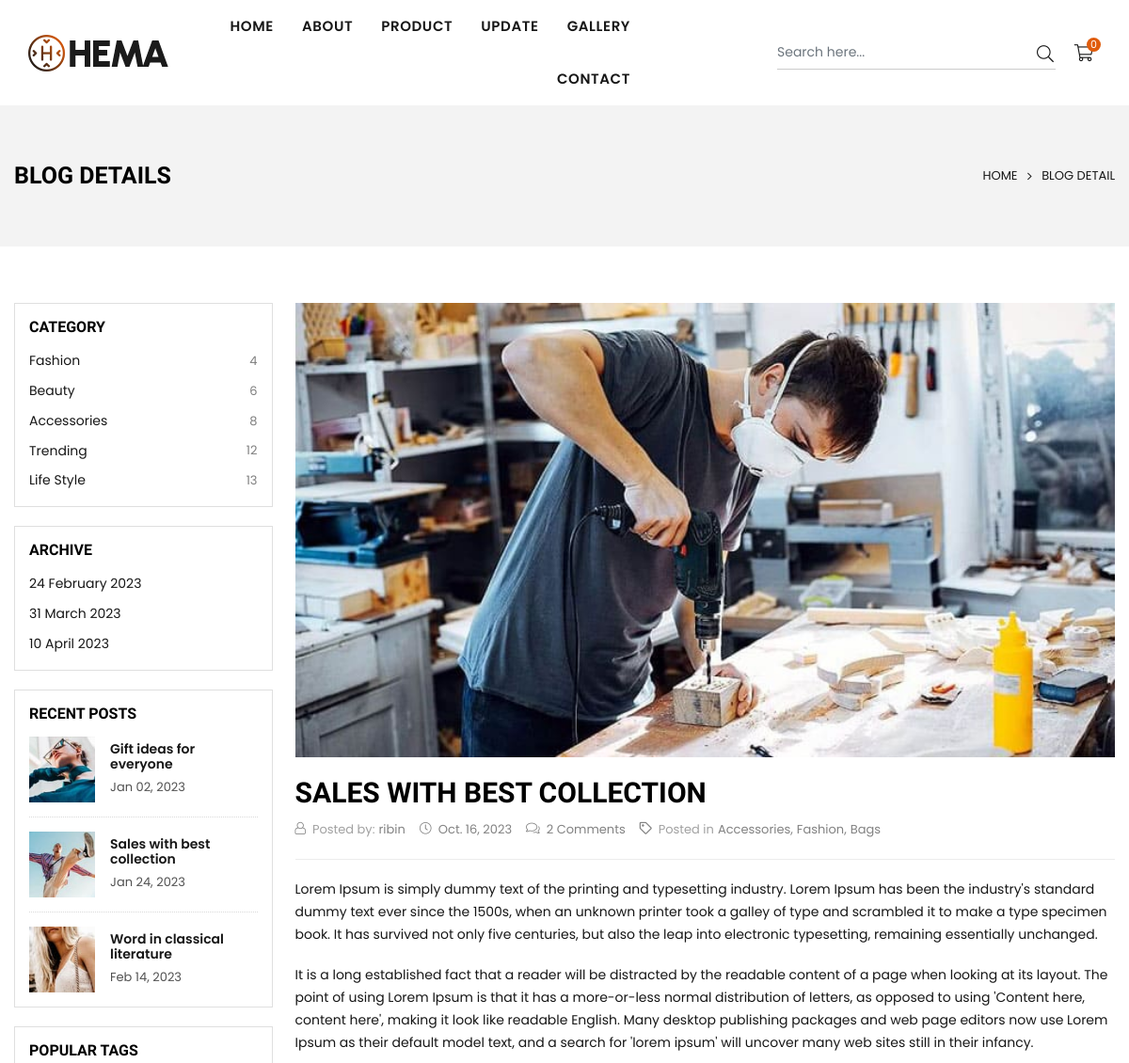
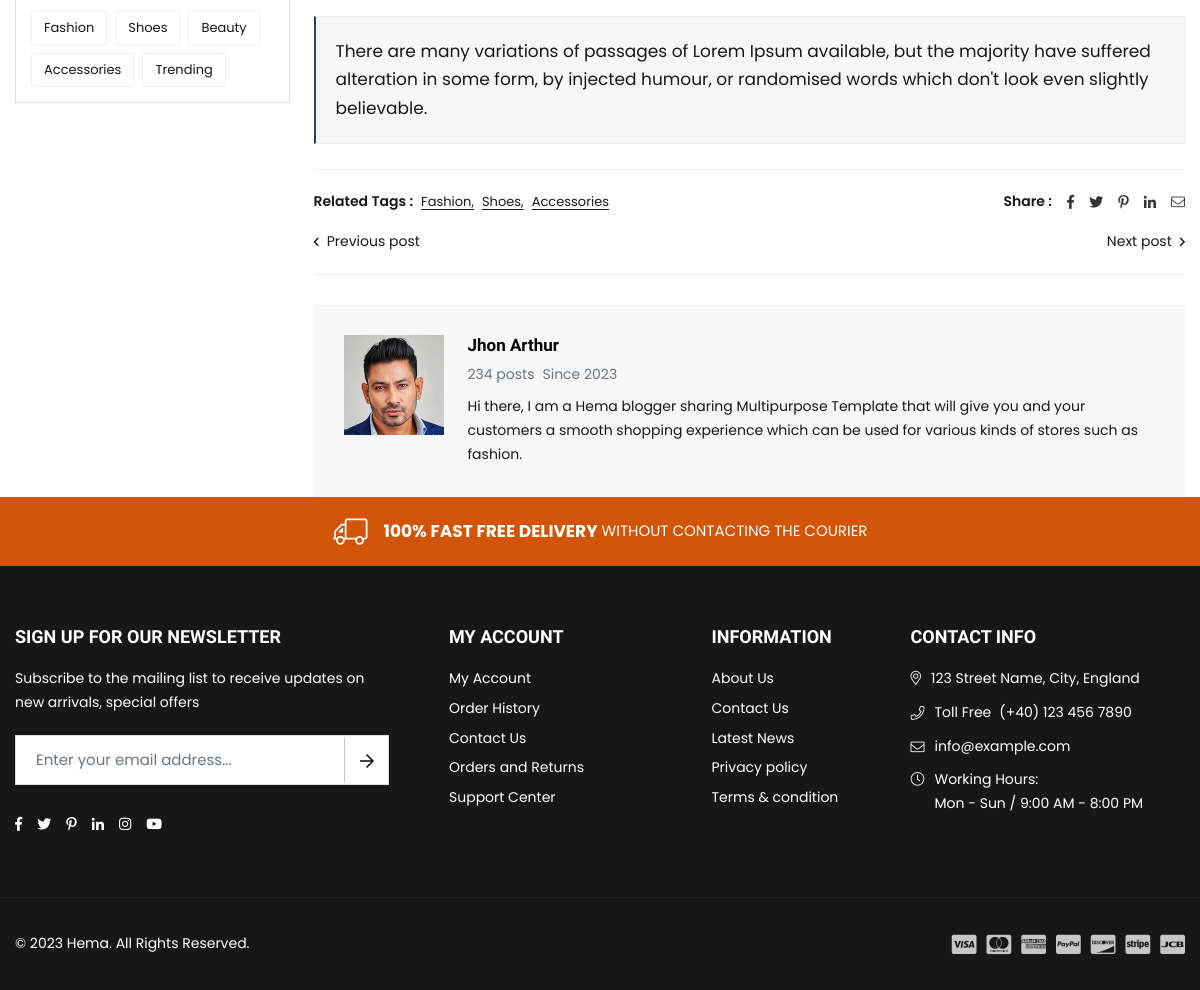
Page /blog/1/ on the committed database (2 pictures, top to bottom).
### web/models.py (models this page shows, shortened)
class Blog(models.Model):
    author=models.CharField(max_length=20,)
    title=models.CharField(max_length=225,)
    date = models.DateField()
    image =models.ImageField()
    content= HTMLField(blank=True, null=True)

### web/views.py (the view)
# urls.py: path('blog/<int:id>/', views.blog_detail, name='blog_detail'),
def blog_detail(request, id):
    blog = Blog.objects.get(id=id)
    context = {'blog': blog}
    return render(request, 'web/blog-detail.html', context)

### templates/web/blog-detail.html
{% extends "web/partials/base.html" %}
{% load static %}
{% block content %}
        <div class="page-wrapper">
            <div id="page-content">
                <div class="page-header text-center">
                    <div class="container">
                        <div class="row">
                            <div class="col-12 col-sm-12 col-md-12 col-lg-12 d-flex justify-content-between align-items-center">
                                <div class="page-title"><h1>Blog Details</h1></div>
                                <div class="breadcrumbs"><a href="{% url "web:index" %}" title="Back to the home page">Home</a><span class="title"><i class="icon anm anm-angle-right-l"></i>Blog detail</span></div>
                            </div>
                        </div>
                    </div>
                </div>
                <div class="container">
                    <div class="row">
                        <div class="col-12 col-sm-12 col-md-12 col-lg-3 blog-sidebar sidebar sidebar-bg">
                            <div class="sidebar-tags sidebar-sticky clearfix">
                                <div class="sidebar-widget clearfix categories">
                                    <div class="widget-title"><h2>Category</h2></div>
                                    <div class="widget-content">
                                        <ul class="sidebar-categories scrollspy clearfix">
                                            <li class="lvl-1 active"><a href="blog-grid-sidebar.html" class="site-nav lvl-1">Fashion <span class="count">4</span></a></li>
                                            <li class="lvl-1"><a href="blog-grid-sidebar.html" class="site-nav lvl-1">Beauty <span class="count">6</span></a></li>
                                            <li class="lvl-1"><a href="blog-grid-sidebar.html" class="site-nav lvl-1">Accessories <span class="count">8</span></a></li>
                                            <li class="lvl-1"><a href="blog-grid-sidebar.html" class="site-nav lvl-1">Trending <span class="count">12</span></a></li>
                                            <li class="lvl-1"><a href="blog-grid-sidebar.html" class="site-nav lvl-1">Life Style <span class="count">13</span></a></li>
                                        </ul>
                                    </div>
                                </div>
                                <div class="sidebar-widget clearfix categories">
                                    <div class="widget-title"><h2>Archive</h2></div>
                                    <div class="widget-content">
                                        <ul class="sidebar-categories scrollspy clearfix">
                                            <li class="lvl-1"><a href="blog-grid-sidebar.html" class="site-nav lvl-1">24 February 2023</a></li>
                                            <li class="lvl-1"><a href="blog-grid-sidebar.html" class="site-nav lvl-1">31 March 2023</a></li>
                                            <li class="lvl-1"><a href="blog-grid-sidebar.html" class="site-nav lvl-1">10 April 2023</a></li>
                                        </ul>
                                    </div>
                                </div>
                                <div class="sidebar-widget clearfix">
                                    <div class="widget-title"><h2>Recent Posts</h2></div>
                                    <div class="widget-content">
                                        <div class="list list-sidebar-products">
                                            <div class="mini-list-item d-flex align-items-center w-100 clearfix">
                                                <div class="mini-image"><a class="item-link" href="blog-details.html"><img class="featured-image blur-up lazyload" data-src="assets/images/blog/post-img1-100x.jpg" src="assets/images/blog/post-img1-100x.jpg" alt="blog" width="100" height="100" /></a></div>
                                                <div class="ms-3 details">
                                                    <a class="item-title" href="blog-details.html">Gift ideas for everyone</a>
                                                    <div class="item-meta opacity-75"><time datetime="2023-01-02">Jan 02, 2023</time></div>
                                                </div>
                                            </div>
                                            <div class="mini-list-item d-flex align-items-center w-100 clearfix">
                                                <div class="mini-image"><a class="item-link" href="blog-details.html"><img class="featured-image blur-up lazyload" data-src="assets/images/blog/post-img2-100x.jpg" src="assets/images/blog/post-img2-100x.jpg" alt="blog" width="100" height="100" /></a></div>
                                                <div class="ms-3 details">
                                                    <a class="item-title" href="blog-details.html">Sales with best collection</a>
                                                    <div class="item-meta opacity-75"><time datetime="2023-01-24">Jan 24, 2023</time></div>
                                                </div>
                                            </div>
                                            <div class="mini-list-item d-flex align-items-center w-100 clearfix">
                                                <div class="mini-image"><a class="item-link" href="blog-details.html"><img class="featured-image blur-up lazyload" data-src="assets/images/blog/post-img3-100x.jpg" src="assets/images/blog/post-img3-100x.jpg" alt="blog" width="100" height="100" /></a></div>
                                                <div class="ms-3 details">
                                                    <a class="item-title" href="blog-details.html">Word in classical literature</a>
                                                    <div class="item-meta opacity-75"><time datetime="2023-02-14">Feb 14, 2023</time></div>
                                                </div>
                                            </div>
                                        </div>
                                    </div>
                                </div>
                                <div class="sidebar-widget clearfix tags-clouds">
                                    <div class="widget-title"><h2>Popular Tags</h2></div>
                                    <div class="widget-content">
                                        <ul class="tags-list d-flex-wrap">
                                            <li class="item"><a class="rounded-3" href="blog-grid-sidebar.html">Fashion</a></li>
                                            <li class="item"><a class="rounded-3" href="blog-grid-sidebar.html">Shoes</a></li>
                                            <li class="item"><a class="rounded-3" href="blog-grid-sidebar.html">Beauty</a></li>
                                            <li class="item"><a class="rounded-3" href="blog-grid-sidebar.html">Accessories</a></li>
                                            <li class="item"><a class="rounded-3" href="blog-grid-sidebar.html">Trending</a></li>
                                        </ul>
                                    </div>
                                </div>
                            </div>
                        </div>
                        <div class="col-12 col-sm-12 col-md-12 col-lg-9 main-col">
                            <div class="blog-article">
                                <div class="blog-img mb-3">
                                    <img class="rounded-0 blur-up lazyload" data-src="{{blog.image.url}}" src="{{blog.image.url}}" alt="New shop collection our shop" width="1200" height="700" />
                                </div>
                                <div class="blog-content">
                                    <h2 class="h1">Sales with best collection</h2>
                                    <ul class="publish-detail d-flex-wrap">
                                        <li><i class="icon anm anm-user-al"></i> <span class="opacity-75 me-1">Posted by:</span>{{blog.author}}</li>
                                        <li><i class="icon anm anm-clock-r"></i> <time datetime="2023-01-02">{{blog.date}}</time></li>
                                        <li><i class="icon anm anm-comments-l"></i> <a href="#">2 Comments</a></li>
                                        <li><i class="icon anm anm-tag-r"></i><span class="opacity-75">Posted in</span><a class="ms-1" href="#">Accessories</a>,<a class="ms-1" href="#">Fashion</a>,<a class="ms-1" href="#">Bags</a></li>
                                    </ul>
                                    <hr />
                                    <div class="content">
                                        <p>{{blog.content|safe}}</p>
                                    </div>
                                    <hr />
                                    <div class="row blog-action d-flex-center justify-content-between">
                                        <ul class="col-lg-6 tags-list d-flex-center">
                                            <li class="item fw-600">Related Tags :</li>
                                            <li class="item"><a class="text-link" href="blog-grid-sidebar.html">Fashion,</a></li>
                                            <li class="item"><a class="text-link" href="blog-grid-sidebar.html">Shoes,</a></li>
                                            <li class="item"><a class="text-link" href="blog-grid-sidebar.html">Accessories</a></li>
                                        </ul>
                                        <div class="col-lg-6 mt-2 mt-lg-0 social-sharing d-flex-center justify-content-lg-end">
                                            <span class="sharing-lbl fw-600">Share :</span>
                                            <a href="#" class="d-flex-center btn btn-link btn--share share-facebook" data-bs-toggle="tooltip" data-bs-placement="top" title="Share on Facebook"><i class="icon anm anm-facebook-f"></i><span class="share-title d-none">Facebook</span></a>
                                            <a href="#" class="d-flex-center btn btn-link btn--share share-facebook" data-bs-toggle="tooltip" data-bs-placement="top" title="Tweet on Twitter"><i class="icon anm anm-twitter"></i><span class="share-title d-none">Twitter</span></a>
                                            <a href="#" class="d-flex-center btn btn-link btn--share share-facebook" data-bs-toggle="tooltip" data-bs-placement="top" title="Pin on Pinterest"><i class="icon anm anm-pinterest-p"></i><span class="share-title d-none">Pinterest</span></a>
                                            <a href="#" class="d-flex-center btn btn-link btn--share share-facebook" data-bs-toggle="tooltip" data-bs-placement="top" title="Share on Instagram"><i class="icon anm anm-linkedin-in"></i><span class="share-title d-none">Instagram</span></a>
                                            <a href="#" class="d-flex-center btn btn-link btn--share share-facebook" data-bs-toggle="tooltip" data-bs-placement="top" title="Share by Email"><i class="icon anm anm-envelope-l"></i><span class="share-title d-none">Email</span></a>
                                        </div>
                                    </div>
                                    <div class="blog-nav d-flex-center justify-content-between mt-3">
                                        <div class="nav-prev fs-14"><a href="#"><i class="align-middle me-2 icon anm anm-angle-left-r"></i><span class="align-middle">Previous post</span></a></div>
                                        <div class="nav-next fs-14"><a href="#"><span class="align-middle">Next post</span><i class="align-middle ms-2 icon anm anm-angle-right-r"></i></a></div>
                                    </div>
                                    <hr />
                                    <div class="author-bio">
                                        <div class="author-image d-flex">
                                            <a class="author-img" href="#"><img class="blur-up lazyload" data-src="assets/images/users/user-img3.jpg" src="assets/images/users/user-img3.jpg" alt="author" width="200" height="200" /></a>
                                            <div class="author-info ms-4">
                                                <h4 class="mb-2">Jhon Arthur</h4>
                                                <p class="text-muted mb-2"><span class="postcount">234 posts</span><span class="postsince ms-2">Since 2023</span></p>
                                                <p class="author-des">Hi there, I am a Hema blogger sharing Multipurpose Template that will give you and your customers a smooth shopping experience which can be used for various kinds of stores such as fashion.</p>
                                            </div>
                                        </div>
                                    </div>
                                </div>
                            </div>
                        </div>
                    </div>
                </div>
            </div>
{% endblock content %}

### static/web/css/responsive.css (style rules this page uses)
@media only screen and (min-width: 992px) { #page-content { min-height:400px; } }
@media only screen and (min-width: 992px) { .sidebar-sticky { position: sticky; position: -webkit-sticky; top: 80px; margin-bottom: 40px; } }

### rows in the picture
Blog: image (picture), author "ribin", date "Oct. 16, 2023", content "Lorem Ipsum is simply dummy text of the printing and typesetting industry. Lorem Ipsum has been the industry's standard dummy text ever since the 1500s, when an unknown printer took a galley of type and scrambled it to make a type specimen book. It has survived not only five centuries, but also the leap into electronic typesetting, remaining essentially unchanged. It is a long established fact that a reader will be distracted by the readable content of a page when looking at its layout. The point of using Lorem Ipsum is that it has a more-or-less normal distribution of letters, as opposed to using 'Content here, content here', making it look like readable English. Many desktop publishing…"

### other values in the picture
{{ request.session.cart|length }} "0"
